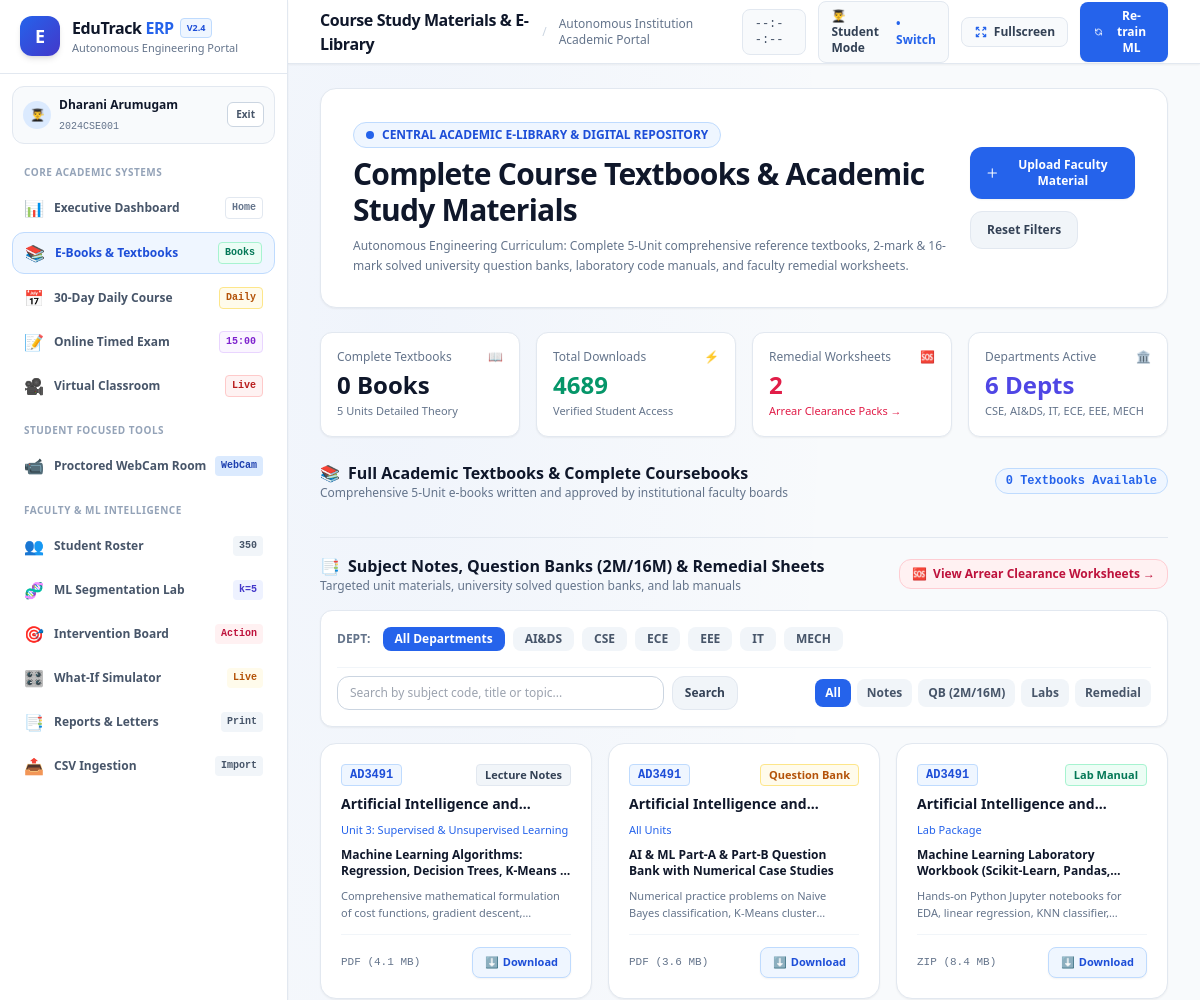
Page /materials (upper part) on the earlier database version.
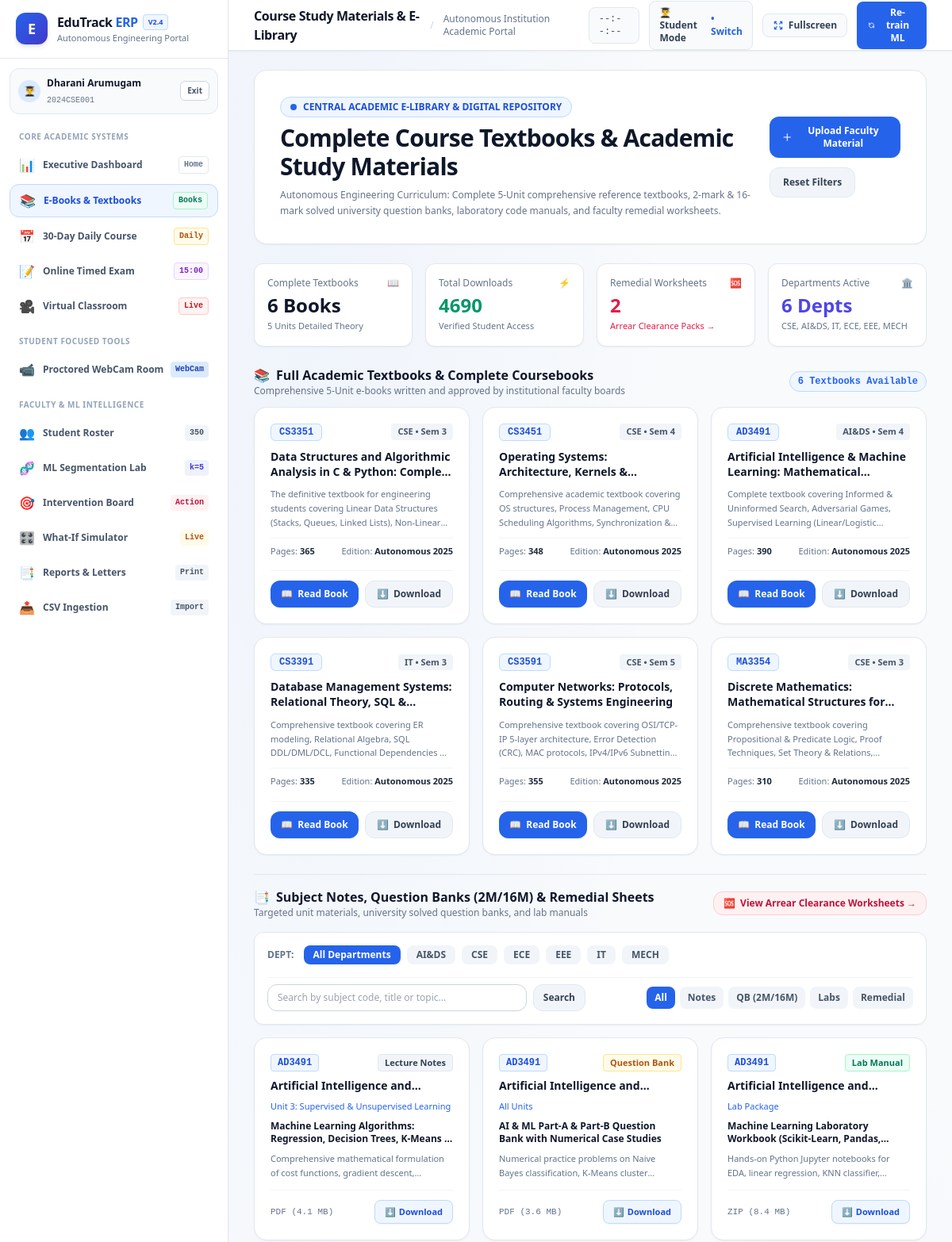
Same page on the later database version.
### models.py (models this page shows)
class CourseMaterial(db.Model):
    __tablename__ = 'course_materials'
    id = db.Column(db.Integer, primary_key=True)
    subject_code = db.Column(db.String(20), nullable=False, index=True)
    subject_name = db.Column(db.String(120), nullable=False)
    department = db.Column(db.String(50), nullable=False)
    semester = db.Column(db.Integer, default=5)
    unit = db.Column(db.String(80), default='All Units')
    material_type = db.Column(db.String(50), nullable=False) # Lecture Notes, Question Bank, Lab Manual, PYQ, Remedial Worksheet
    title = db.Column(db.String(200), nullable=False)
    description = db.Column(db.Text, default='')
    file_format = db.Column(db.String(10), default='PDF')
    file_size = db.Column(db.String(20), default='2.4 MB')
    downloads_count = db.Column(db.Integer, default=0)
    uploaded_by = db.Column(db.String(100), default='Course Faculty')
    created_at = db.Column(db.DateTime, default=datetime.utcnow)
    def to_dict(self):
        return {
            'id': self.id,
            'subject_code': self.subject_code,
            'subject_name': self.subject_name,
            'department': self.department,
            'semester': self.semester,
            'unit': self.unit,
            'material_type': self.material_type,
            'title': self.title,
            'description': self.description,
            'file_format': self.file_format,
            'file_size': self.file_size,
            'downloads_count': self.downloads_count,
            'uploaded_by': self.uploaded_by,
            'created_at': self.created_at.strftime('%d-%m-%Y') if self.created_at else ''
        }

class CourseBook(db.Model):
    __tablename__ = 'course_books'
    id = db.Column(db.Integer, primary_key=True)
    subject_code = db.Column(db.String(20), nullable=False, index=True)
    subject_name = db.Column(db.String(120), nullable=False)
    department = db.Column(db.String(50), nullable=False)
    semester = db.Column(db.Integer, default=3)
    title = db.Column(db.String(200), nullable=False)
    author = db.Column(db.String(120), default='Academic Department Faculty Board')
    edition = db.Column(db.String(50), default='2025 Autonomous Curriculum Edition')
    pages = db.Column(db.Integer, default=320)
    summary = db.Column(db.Text, default='')
    units_json = db.Column(db.Text, default='[]') # JSON list of {unit_number, unit_title, chapters, text_content}
    downloads_count = db.Column(db.Integer, default=0)
    created_at = db.Column(db.DateTime, default=datetime.utcnow)
    def to_dict(self):
        import json
        try:
            units = json.loads(self.units_json)
        except Exception:
            units = []
        return {
            'id': self.id,
            'subject_code': self.subject_code,
            'subject_name': self.subject_name,
            'department': self.department,
            'semester': self.semester,
            'title': self.title,
            'author': self.author,
            'edition': self.edition,
            'pages': self.pages,
            'summary': self.summary,
            'units': units,
            'downloads_count': self.downloads_count,
            'created_at': self.created_at.strftime('%d-%m-%Y') if self.created_at else ''
        }

### app.py (the view, shortened to what this page needs)
@app.route('/materials')
def materials_view():
    dept = request.args.get('dept', 'All')
    sem = request.args.get('sem', 'All')
    m_type = request.args.get('type', 'All')
    query = request.args.get('q', '').strip()
    q_filter = CourseMaterial.query
    if dept and dept != 'All':
        q_filter = q_filter.filter(CourseMaterial.department == dept)
    if sem and sem != 'All':
        try:
            q_filter = q_filter.filter(CourseMaterial.semester == int(sem))
        except ValueError:
            pass
    if m_type and m_type != 'All':
        q_filter = q_filter.filter(CourseMaterial.material_type == m_type)
    materials = q_filter.order_by(CourseMaterial.subject_code.asc(), CourseMaterial.id.asc()).all()
    all_materials = CourseMaterial.query.all()
    books = CourseBook.query.all()
    total_materials = len(all_materials)
    total_downloads = sum(m.downloads_count for m in all_materials)
    remedial_count = sum(1 for m in all_materials if m.material_type == 'Remedial Worksheet')
    departments = sorted(list({m.department for m in all_materials}))
    material_types = [
        'Lecture Notes',
        'Question Bank',
        'Lab Manual',
        'PYQ',
        'Remedial Worksheet'
    ]
    semesters = sorted(list({m.semester for m in all_materials}))
    dept_counts = {}
    for d in departments:
        dept_counts[d] = sum(1 for m in all_materials if m.department == d)
    return render_template(
        'materials.html',
        page_title='Course Study Materials & E-Library',
        materials=[m.to_dict() for m in materials],
        books=[b.to_dict() for b in books],
        total_materials=total_materials,
        total_downloads=total_downloads,
        remedial_count=remedial_count,
        departments=departments,
        material_types=material_types,
        semesters=semesters,
        dept_counts=dept_counts,
        selected_dept=dept,
        selected_sem=sem,
        selected_type=m_type,
        search_query=query
    )

### templates/materials.html (shortened to what the changed rows need)
{% extends "base.html" %}
{% block content %}
<div class="space-y-6">
  <div class="p-6 md:p-8 rounded-2xl bg-white border border-slate-200 shadow-sm flex flex-col lg:flex-row lg:items-center justify-between gap-6">
    <div class="space-y-2 max-w-3xl">
      <h1 class="text-2xl md:text-3xl font-extrabold text-slate-900 tracking-tight">
        Complete Course Textbooks &amp; Academic Study Materials
      </h1>
    </div>
  </div>
  <div class="grid grid-cols-2 md:grid-cols-4 gap-4">
    <div class="p-4 rounded-xl bg-white border border-slate-200 shadow-sm">
      <div class="flex items-center justify-between text-xs text-slate-500 mb-1">
        <span>Complete Textbooks</span>
        <span class="text-blue-600 font-bold">📖</span>
      </div>
      <div class="text-2xl font-extrabold text-slate-900">{{ books|length }} Books</div>
      <div class="text-[11px] text-slate-500 mt-0.5">5 Units Detailed Theory</div>
    </div>
    <div class="p-4 rounded-xl bg-white border border-slate-200 shadow-sm">
      <div class="flex items-center justify-between text-xs text-slate-500 mb-1">
        <span>Total Downloads</span>
        <span class="text-emerald-600 font-bold">⚡</span>
      </div>
      <div class="text-2xl font-extrabold text-emerald-600" id="kpi-total-downloads">{{ total_downloads }}</div>
      <div class="text-[11px] text-slate-500 mt-0.5">Verified Student Access</div>
    </div>
  </div>
  <div class="space-y-3">
    <div class="flex items-center justify-between">
      <div>
        <h2 class="text-base font-bold text-slate-900 flex items-center gap-2">
          <span>📚</span>
          <span>Full Academic Textbooks &amp; Complete Coursebooks</span>
        </h2>
        <p class="text-xs text-slate-500">Comprehensive 5-Unit e-books written and approved by institutional faculty boards</p>
      </div>
      <span class="text-xs font-mono font-bold text-blue-600 bg-blue-50 px-2.5 py-1 rounded-full border border-blue-200">
        {{ books|length }} Textbooks Available
      </span>
    </div>
    <div class="grid grid-cols-1 md:grid-cols-2 lg:grid-cols-3 gap-4">
      {% for b in books %}
      <div class="p-5 rounded-2xl bg-white border border-slate-200 shadow-sm hover:shadow-md hover:border-blue-300 transition-all flex flex-col justify-between space-y-4">
        <div class="space-y-2.5">
          <div class="flex items-center justify-between gap-2">
            <span class="px-2.5 py-0.5 rounded-md bg-blue-50 text-blue-700 font-mono text-xs font-bold border border-blue-200">
              {{ b.subject_code }}
            </span>
            <span class="text-[11px] font-semibold text-slate-600 bg-slate-100 px-2 py-0.5 rounded">
              {{ b.department }} &bull; Sem {{ b.semester }}
            </span>
          </div>
          <h3 class="text-sm font-bold text-slate-900 line-clamp-2 leading-snug">
            {{ b.title }}
          </h3>
          <p class="text-[11px] text-slate-600 line-clamp-3 leading-relaxed">
            {{ b.summary }}
          </p>
          <div class="pt-2 border-t border-slate-100 flex items-center justify-between text-[11px] text-slate-500">
            <span>Pages: <strong class="text-slate-800">{{ b.pages }}</strong></span>
            <span>Edition: <strong class="text-slate-800">Autonomous 2025</strong></span>
          </div>
        </div>
        <div class="pt-3 border-t border-slate-100 grid grid-cols-2 gap-2">
          <a href="{{ url_for('read_book', book_id=b.id) }}" class="px-3 py-2 rounded-xl bg-blue-600 hover:bg-blue-700 text-white text-xs font-bold transition flex items-center justify-center gap-1.5 shadow-sm">
            <span>📖</span> Read Book
          </a>
          <a href="{{ url_for('download_book', book_id=b.id) }}" class="px-3 py-2 rounded-xl bg-slate-100 hover:bg-slate-200 text-slate-700 text-xs font-bold transition border border-slate-200 flex items-center justify-center gap-1.5">
            <span>⬇️</span> Download
          </a>
        </div>
      </div>
      {% endfor %}
    </div>
  </div>
  <div class="space-y-4 pt-4 border-t border-slate-200">
    <div class="flex flex-col md:flex-row md:items-center justify-between gap-3">
      <div>
        <h2 class="text-base font-bold text-slate-900 flex items-center gap-2">
          <span>📑</span>
          <span>Subject Notes, Question Banks (2M/16M) &amp; Remedial Sheets</span>
        </h2>
      </div>
    </div>
    <div class="p-4 rounded-xl bg-white border border-slate-200 shadow-sm space-y-3">
      <div class="flex items-center gap-2 overflow-x-auto pb-1 scrollbar-thin">
        <span class="text-xs font-bold text-slate-500 uppercase shrink-0 mr-1">Dept:</span>
        <a href="{{ url_for('materials_view', dept='All', sem=selected_sem, type=selected_type, q=search_query) }}"
           class="px-3 py-1 rounded-lg text-xs font-bold transition shrink-0 {{ 'bg-blue-600 text-white' if selected_dept == 'All' else 'bg-slate-100 text-slate-600 hover:bg-slate-200' }}">
          All Departments
        </a>
        {% for d in departments %}
        <a href="{{ url_for('materials_view', dept=d, sem=selected_sem, type=selected_type, q=search_query) }}"
           class="px-3 py-1 rounded-lg text-xs font-bold transition shrink-0 {{ 'bg-blue-600 text-white' if selected_dept == d else 'bg-slate-100 text-slate-600 hover:bg-slate-200' }}">
          {{ d }}
        </a>
        {% endfor %}
      </div>
    </div>
    <div class="grid grid-cols-1 md:grid-cols-2 lg:grid-cols-3 gap-4">
      {% for m in materials %}
      <div class="p-5 rounded-2xl bg-white border border-slate-200 shadow-sm hover:shadow-md transition flex flex-col justify-between space-y-3">
        <div class="space-y-2">
          <div class="flex items-center justify-between">
            <span class="px-2 py-0.5 rounded bg-blue-50 text-blue-700 font-mono text-xs font-bold border border-blue-200">
              {{ m.subject_code }}
            </span>
            <span class="text-[11px] font-bold px-2 py-0.5 rounded
              {% if m.material_type == 'Remedial Worksheet' %}bg-rose-50 text-rose-700 border border-rose-200
              {% elif m.material_type == 'Question Bank' %}bg-amber-50 text-amber-700 border border-amber-200
              {% elif m.material_type == 'Lab Manual' %}bg-emerald-50 text-emerald-700 border border-emerald-200
              {% else %}bg-slate-100 text-slate-700 border border-slate-200{% endif %}">
              {{ m.material_type }}
            </span>
          </div>
          <h3 class="text-sm font-bold text-slate-900 line-clamp-1">
            {{ m.subject_name }}
          </h3>
          <div class="text-[11px] text-blue-600 font-medium line-clamp-1">
            {{ m.unit }}
          </div>
          <h4 class="text-xs font-semibold text-slate-700 line-clamp-2">
            {{ m.title }}
          </h4>
          <p class="text-[11px] text-slate-500 line-clamp-2 leading-relaxed">
            {{ m.description }}
          </p>
        </div>
        <div class="pt-3 border-t border-slate-100 flex items-center justify-between text-[11px]">
          <span class="text-slate-500 font-mono">{{ m.file_format }} ({{ m.file_size }})</span>
          <a href="{{ url_for('download_material', material_id=m.id) }}" class="px-3 py-1.5 rounded-lg bg-blue-50 hover:bg-blue-100 text-blue-700 font-bold border border-blue-200 transition flex items-center gap-1 shadow-sm">
            <span>⬇️</span> Download
          </a>
        </div>
      </div>
      {% endfor %}
    </div>
  </div>
</div>
{% endblock %}

Differences in the rows shown:
added CourseBook: subject_code "CS3351", department "CSE", semester "3", title "Data Structures and Algorithmic Analysis in C & Python:…", summary "The definitive textbook for engineering students covering Linear Data Structures (Stacks, Queues, Linked Lists),…", pages "365"
added CourseBook: subject_code "CS3451", department "CSE", semester "4", title "Operating Systems: Architecture, Kernels…", summary "Comprehensive academic textbook covering OS structures, Process Management, CPU Scheduling Algorithms, Synchronization…", pages "348"
added CourseBook: subject_code "AD3491", department "AI&DS", semester "4", title "Artificial Intelligence & Machine Learning:…", summary "Complete textbook covering Informed & Uninformed Search, Adversarial Games, Supervised Learning…", pages "390"
added CourseBook: subject_code "CS3391", department "IT", semester "3", title "Database Management Systems: Relational Theory, SQL…", summary "Comprehensive textbook covering ER modeling, Relational Algebra, SQL DDL/DML/DCL, Functional Dependencies…", pages "335"
added CourseBook: subject_code "CS3591", department "CSE", semester "5", title "Computer Networks: Protocols, Routing & Systems Engineering", summary "Comprehensive textbook covering OSI/TCP-IP 5-layer architecture, Error Detection (CRC), MAC protocols, IPv4/IPv6…", pages "355"
added CourseBook: subject_code "MA3354", department "CSE", semester "3", title "Discrete Mathematics: Mathematical Structures…", summary "Comprehensive textbook covering Propositional & Predicate Logic, Proof Techniques, Set Theory &…", pages "310"
Other differences:
{{ books|length }}: "0" → "6"
{{ total_downloads }}: "4689" → "4690"
